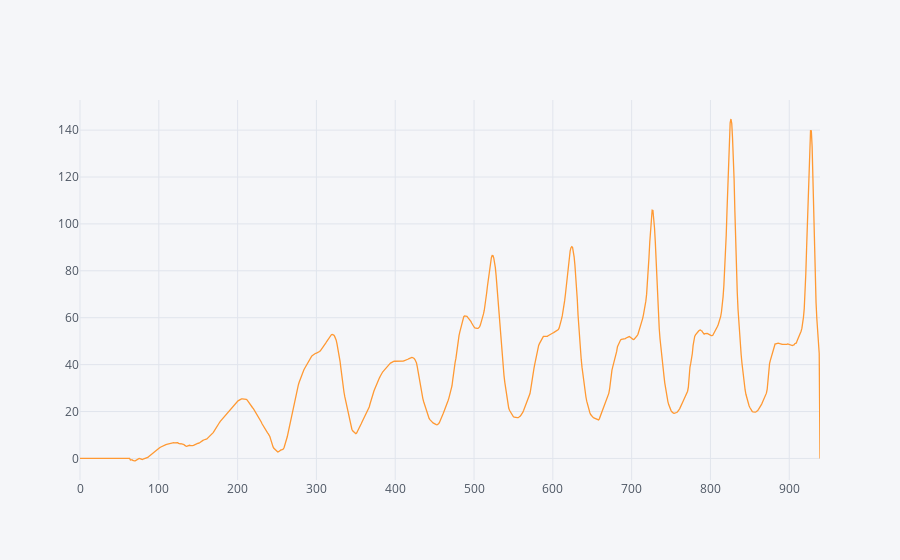

The notebook cell this image was saved under:
### Code cell
pd.DataFrame(dict(ratios=ratios)).iplot()

### Figure 1 — Plotly figure (JSON) as saved in the notebook; plotly's stock layout.template omitted (floating-point values rounded to 4 significant figures; data arrays with more than 128 entries replaced by an {"elided": "..."} marker saying what was removed)
{"data": [{"line": {"color": "rgba(255, 153, 51, 1.0)", "dash": "solid", "shape": "linear", "width": 1.3}, "mode": "lines", "name": "ratios", "text": "", "type": "scatter", "x": {"elided": "940 int values"}, "y": {"elided": "940 float values"}}], "layout": {"legend": {"bgcolor": "#F5F6F9", "font": {"color": "#4D5663"}}, "paper_bgcolor": "#F5F6F9", "plot_bgcolor": "#F5F6F9", "titlefont": {"color": "#4D5663"}, "xaxis1": {"gridcolor": "#E1E5ED", "showgrid": true, "tickfont": {"color": "#4D5663"}, "title": "", "titlefont": {"color": "#4D5663"}, "zerolinecolor": "#E1E5ED"}, "yaxis1": {"gridcolor": "#E1E5ED", "showgrid": true, "tickfont": {"color": "#4D5663"}, "title": "", "titlefont": {"color": "#4D5663"}, "zerolinecolor": "#E1E5ED"}}}
